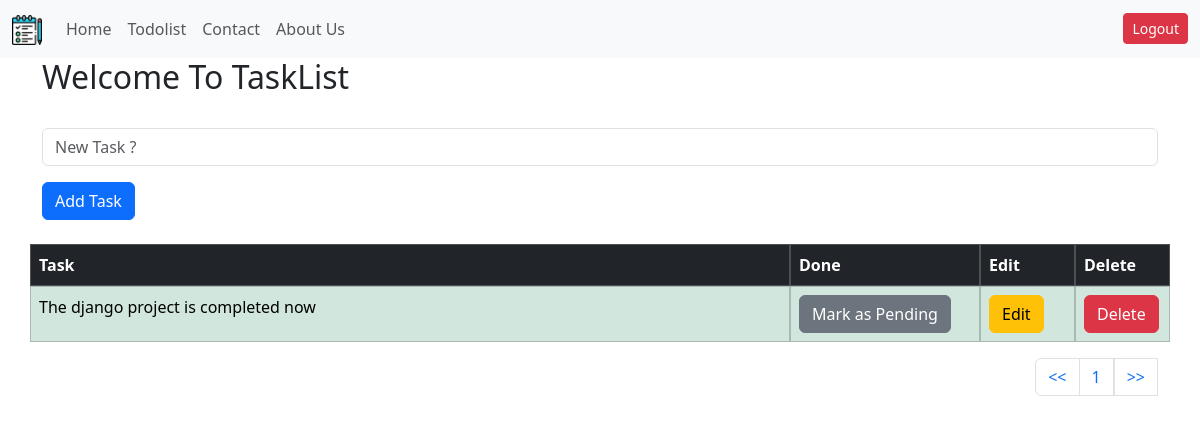
Before: /todolist/ (signed in) with the older database file.
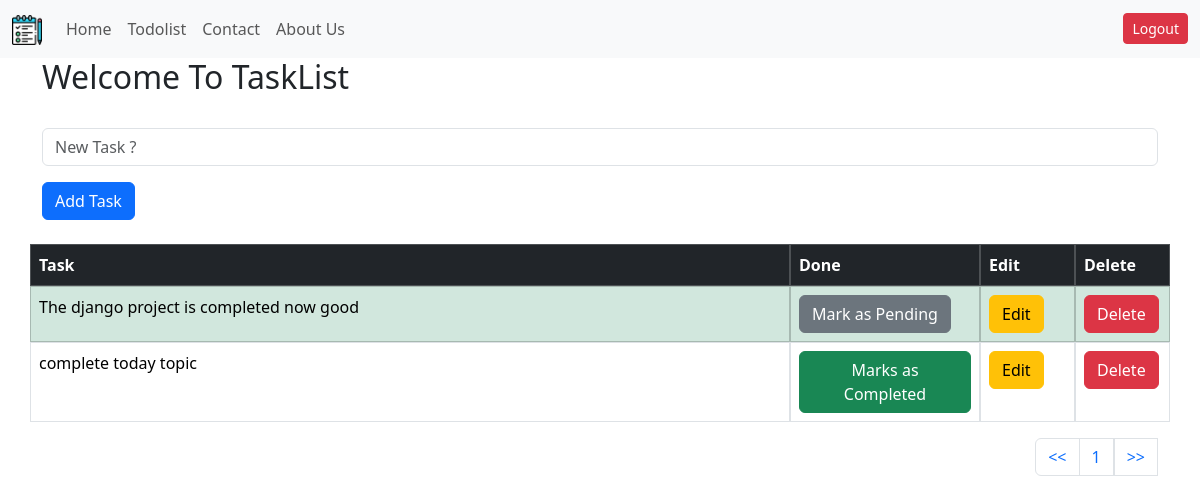
After: the same page with the newer database file.
### mainapp/models.py (models this page shows, shortened)
class Task(models.Model):
    task= models.CharField(max_length=100)
    is_completed = models.BooleanField(default=False)

### mainapp/views.py (the view, shortened to what this page needs)
# urls.py: path('todolist/', views.todolist, name='todolist'),
@login_required(login_url='login')
def todolist(request):
   all_tasks = Task.objects.all()
   paginator=Paginator(all_tasks, 8)
   page = request.GET.get("page")
   all_tasks =paginator.get_page(page)
   context = {
      'page':'TaskList',
      'all_tasks':all_tasks,
   }
   return render(request, "todolist.html",context )

### mainapp/templates/todolist.html (shortened to what this page needs)
{%extends "base.html"%}
{% block headline %} Welcome To {{page}} {% endblock headline %}
{%block content%}
<div class="container">
  <br />
  <form method="post">
    <div class="mb-3">
      <input
        name="task"
        type="text"
        placeholder="New Task ?"
        class="form-control"
      />
    </div>
    <button type="submit" class="btn btn-primary">Add Task</button>
  </form>
  <br />
  <table class="table table-bordered">
    <thead class="table-dark">
      <tr class="row">
        <th class="col-8" scope="col">Task</th>
        <th class="col-2" scope="col">Done</th>
        <th class="col-1" scope="col">Edit</th>
        <th class="col-1" scope="col">Delete</th>
      </tr>
    </thead>
    <tbody>
      {% for task in all_tasks %} {% if task.is_completed %}
      <tr class="table-success row">
        <td class="col-8">{{task.task}}</td>
        <td class="col-2">
          <a href="{% url 'pending_task' task.id %}"
            ><button type="button" class="btn btn-secondary">
              Mark as Pending
            </button></a
          >
        </td>
        <td class="col-1">
          <a href="{% url 'edit_task' task.id %}"
            ><button type="button" class="btn btn-warning">Edit</button></a
          >
        </td>
        <td class="col-1">
          <a href="{% url 'delete_task' task.id %}"
            ><button type="button" class="btn btn-danger">Delete</button></a
          >
        </td>
      </tr>
      {% else %}
      <tr class="row">
        <td class="col-8">{{task.task}}</td>
        <td class="col-2">
          <a href="{% url 'complete_task' task.id %}"
            ><button type="button" class="btn btn-success">
              Marks as Completed
            </button></a
          >
        </td>
        <td class="col-1">
          <a href="{% url 'edit_task' task.id %}"
            ><button type="button" class="btn btn-warning">Edit</button></a
          >
        </td>
        <td class="col-1">
          <a href="{% url 'delete_task' task.id %}"
            ><button type="button" class="btn btn-danger">Delete</button></a
          >
        </td>
      </tr>
      {% endif %} {% endfor %}
    </tbody>
  </table>
  <nav aria-label="Page navigation example">
    <ul class="pagination justify-content-end">
      <li class="page-item"><a class="page-link" href="?page=1"><<</a></li>
      <li class="page-item">
        <a class="page-link" href="?page={{ all_tasks.number }}"
          >{{all_tasks.number}}</a
        >
      </li>
      <a class="page-link" href="?page={{ all_tasks.paginator.num_pages }}"
        >>></a
      >
    </ul>
  </nav>
</div>
{%endblock content%}

Changed rows visible on the page:
changed Task: task "The django project is completed now" → "The django project is completed now good"
added Task: task "complete today topic"
